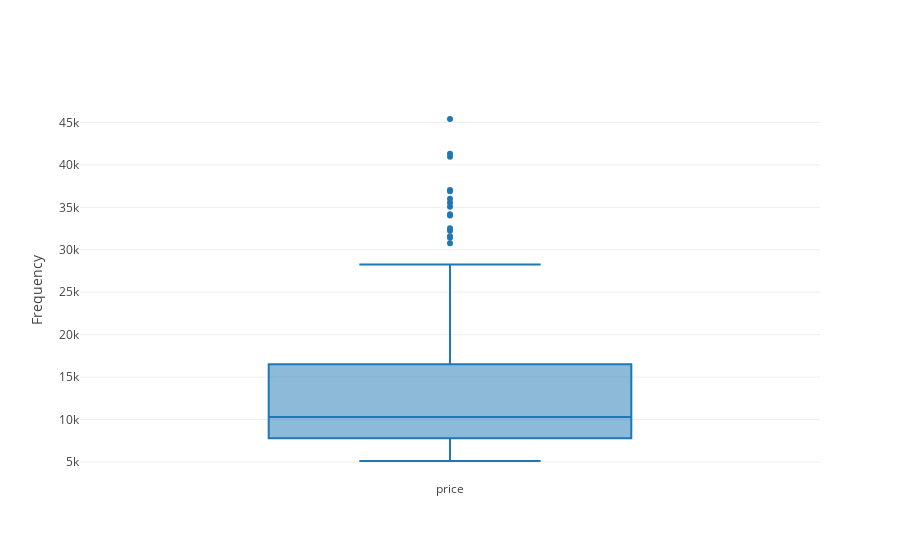

Source (notebook cell):
### Markdown cell above
### Dependent Variable

### Code cell
plot_box_chart(pd.DataFrame(car_df["price"]))
log("**Analysis** : Price field has median around 10K with most expensive car values at 45k and cheapest car is 5k")

### Figure 1 — Plotly figure (JSON) as saved in the notebook; plotly's stock layout.template omitted (floating-point values rounded to 4 significant figures; data arrays with more than 128 entries replaced by an {"elided": "..."} marker saying what was removed)
{"data": [{"name": "price", "type": "box", "uid": "d89c1e4a-102f-4755-8ac9-f8b5953735c8", "y": {"elided": "205 float values"}}], "layout": {"boxmode": "group", "yaxis": {"title": {"text": "Frequency"}, "zeroline": false}}}
